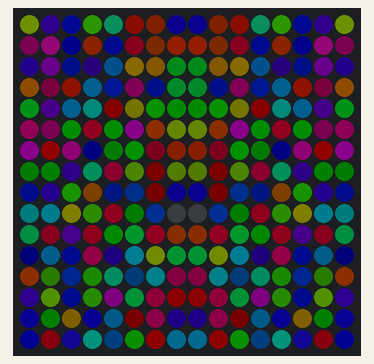
This sketch was run on a simulated Arduino Uno, built with avr-gcc and run on an emulated ATmega328P. Parts: 16×16 RGB LED matrix (first LED top left, wired row by row). Dim RGB values are drawn brighter than linear; random numbers use the default seed unless the sketch sets one.

Above: at 0.67 s.
At 6.62 s:
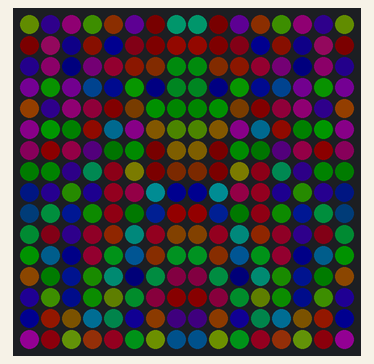
At 12.98 s:
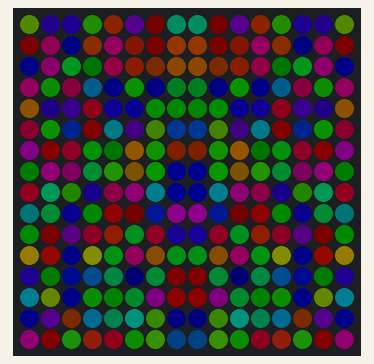
At 29.96 s:
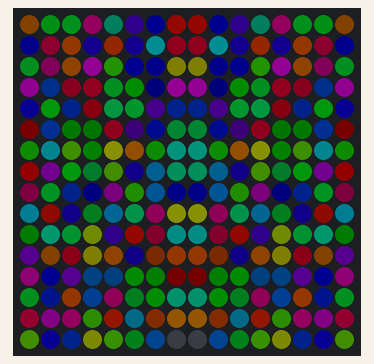
At 33.78 s:
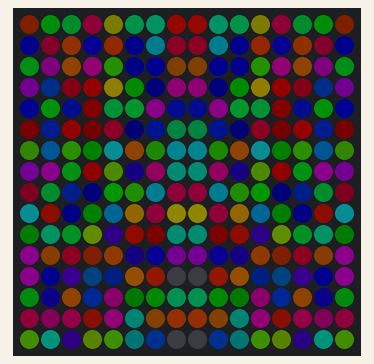
At 39.72 s:
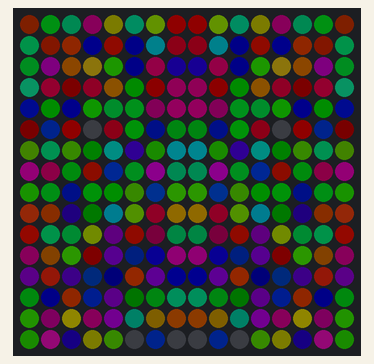

The sketch:

neighbor.ino
```cpp
#include <Adafruit_GFX.h>
#include <Adafruit_NeoMatrix.h>
#include <Adafruit_NeoPixel.h>
#ifndef PSTR
 #define PSTR // Make Arduino Due happy
#endif

#define PIN 6
#define GRIDWIDTH 16
#define GRIDHEIGHT 16
#define COLORS 3
#define MAXBRIGHT 93
#define MAXBRIDELTA 3
#define CHANGECHANCE 1
#define FRAMEDELAY 0
#define NOEASTERSTRENGTH 3

Adafruit_NeoMatrix matrix = Adafruit_NeoMatrix(8, 8, 2, 2, PIN,
  NEO_MATRIX_BOTTOM  + NEO_MATRIX_LEFT +
  NEO_TILE_BOTTOM    + NEO_TILE_LEFT +
  NEO_MATRIX_COLUMNS + NEO_MATRIX_PROGRESSIVE +
  NEO_TILE_COLUMNS   + NEO_TILE_ZIGZAG,
  NEO_GRB            + NEO_KHZ800);

uint32_t brightWheel(byte WheelPos, byte bri);

//const uint16_t colors[] = {
//  matrix.Color(255, 0, 0), matrix.Color(0, 255, 0), matrix.Color(0, 0, 255) };

uint8_t cells[GRIDHEIGHT/2][GRIDWIDTH][COLORS];

void setup() {
  randomSeed(analogRead(0));
  matrix.begin();
  matrix.fillScreen(0);
  for (int i = 0; i < GRIDWIDTH/2; i++) {
    for (int j = 0; j < GRIDHEIGHT; j++) {
      for (int k = 0; k < COLORS; k++) {
        cells[i][j][k] = random(MAXBRIGHT);
      }
    }
  }
}

void loop() {
  delay(FRAMEDELAY);
  for (int i = 0; i < GRIDWIDTH/2; i++) {
    for (int j = 0; j < GRIDHEIGHT; j++) {
      for (int k = 0; k < COLORS; k++) {
        int pull_i = i;
        int pull_j = j;
        if (random(10000) < CHANGECHANCE) {
          byte change_type = random(4);
          switch (change_type) {
            case 0:
              if (0 != i) {
                pull_i = i - 1;
              }
              break;
            case 1:
              if ((GRIDWIDTH/2 -1) != i) {
                pull_i = i + 1;
              }
              break;
            case 2:
              if (0 != j) {
                pull_j = j - 1;
              }
              break;
            case 3:
              if ((GRIDHEIGHT - 1) != j) {
                pull_j = j + 1;
              }
              break;

           }
        }
        uint8_t temp_c = cells[pull_i][pull_j][k] + random(-MAXBRIDELTA, MAXBRIDELTA);
        cells[i][j][k] = constrain(temp_c, 0, MAXBRIGHT);
      }
    }
  }

  // draw cells
  for (int i = 0; i < GRIDWIDTH/2; i++) {
    for (int j = 0; j < GRIDHEIGHT; j++) {
      uint8_t pix_colors[COLORS];
      for (int k = 0; k < COLORS; k++) {
        pix_colors[k] = cells[i][j][k];
      }
      uint32_t pix_color = no_easter(pix_colors);
      matrix.drawPixel(i, j, pix_color);
      matrix.drawPixel(GRIDWIDTH - 1 - i, j, pix_color);
    }
  }
  matrix.show();
}

uint32_t no_easter(uint8_t pix_colors[]) {
  byte min_index = 0;
  byte max_index = 0;
  for (int k = 1; k < COLORS; k++) {
    if (pix_colors[k] < pix_colors[min_index]) {
     min_index = k;
    }
    if (pix_colors[k] > pix_colors[max_index]) {
     max_index = k;
    }
  }
  if (0 != pix_colors[max_index]) {
    for (int k = 0; k < COLORS; k++) {
      pix_colors[k] = map(pix_colors[k], pix_colors[min_index], pix_colors[max_index],
          pix_colors[min_index]/NOEASTERSTRENGTH + 1, pix_colors[max_index]);
    }
  }
  return matrix.Color(pix_colors[0], pix_colors[1], pix_colors[2]);
}
```

Measured:
- what the display in image 0 shows lasts 0.4 s, from 0.5 s to 0.9 s
